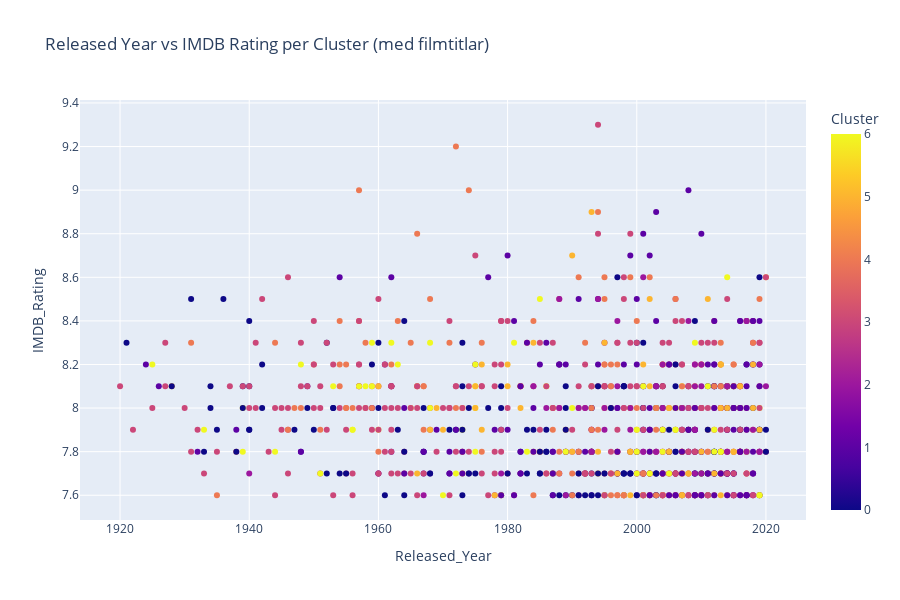

The notebook cell saved with this chart:
### Code cell
import plotly.express as px

fig = px.scatter(
    df,
    x='Released_Year',
    y='IMDB_Rating',
    color='Cluster',
    hover_data=['Series_Title', 'Genre', 'Runtime'],
    title="Released Year vs IMDB Rating per Cluster (med filmtitlar)",
    width=900,
    height=600
)
fig.show()

### Figure 1 — Plotly figure (JSON) as saved in the notebook; plotly's stock layout.template omitted (floating-point values rounded to 4 significant figures; data arrays with more than 128 entries replaced by an {"elided": "..."} marker saying what was removed)
{"data": [{"customdata": {"elided": "999x3 mixed values"}, "hovertemplate": "Released_Year=%{x}<br>IMDB_Rating=%{y}<br>Series_Title=%{customdata[0]}<br>Genre=%{customdata[1]}<br>Runtime=%{customdata[2]}<br>Cluster=%{marker.color}<extra></extra>", "legendgroup": "", "marker": {"color": {"elided": "999 int values"}, "coloraxis": "coloraxis", "symbol": "circle"}, "mode": "markers", "name": "", "orientation": "v", "showlegend": false, "type": "scatter", "x": {"elided": "999 int values"}, "xaxis": "x", "y": {"elided": "999 float values"}, "yaxis": "y"}], "layout": {"coloraxis": {"colorbar": {"title": {"text": "Cluster"}}, "colorscale": [[0, "#0d0887"], [0.1111, "#46039f"], [0.2222, "#7201a8"], [0.3333, "#9c179e"], [0.4444, "#bd3786"], [0.5556, "#d8576b"], [0.6667, "#ed7953"], [0.7778, "#fb9f3a"], [0.8889, "#fdca26"], [1, "#f0f921"]]}, "height": 600, "legend": {"tracegroupgap": 0}, "title": {"text": "Released Year vs IMDB Rating per Cluster (med filmtitlar)"}, "width": 900, "xaxis": {"anchor": "y", "domain": [0, 1], "title": {"text": "Released_Year"}}, "yaxis": {"anchor": "x", "domain": [0, 1], "title": {"text": "IMDB_Rating"}}}}
